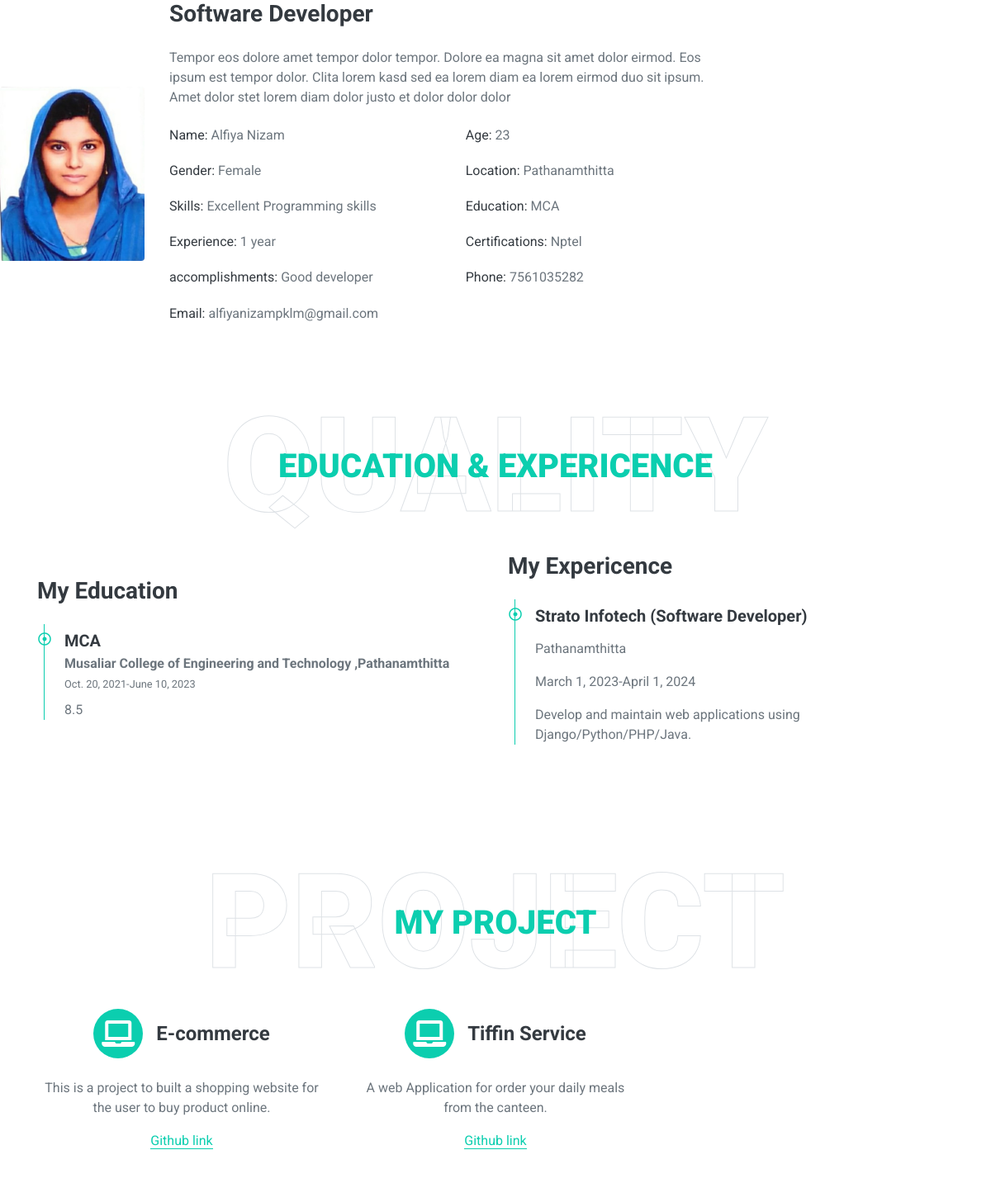
/profile/, run on the app's committed database.
### PortApp/models.py (models this page shows, shortened)
class UserProfile(models.Model):
    name = models.CharField(max_length=100)
    age = models.IntegerField(null=True)
    gender = models.CharField(max_length=10)
    location = models.CharField(max_length=100)
    skills = models.TextField()
    education = models.CharField(max_length=100)
    work_experience = models.TextField()
    certifications = models.TextField()
    accomplishments = models.TextField()
    email = models.EmailField()
    phone_number = models.CharField(max_length=20)
    image=models.ImageField(upload_to='pictures')

class EducationDetails(models.Model):
    name = models.CharField(max_length=100)
    sdate = models.DateField()
    edate = models.DateField()
    university = models.CharField(max_length=100)
    mark = models.CharField(max_length=100)

class ExperienceDetails(models.Model):
    name = models.CharField(max_length=100)
    location = models.CharField(max_length=100)
    sdate = models.DateField()
    edate = models.DateField()
    description = models.CharField(max_length=200)

class ProjectDetails(models.Model):
    name = models.CharField(max_length=100)
    description = models.CharField(max_length=200)

### PortApp/views.py (the view)
# urls.py: path('profile/', views.profile_list, name='profile'),
def profile_list(request):
    profiles = UserProfile.objects.all()
    projects =ProjectDetails.objects.all()
    experience = ExperienceDetails.objects.all()
    education = EducationDetails.objects.all()
    return render(request, 'profile.html', {'profiles': profiles,'projects':projects,'experience':experience,'education':education})

### templates/profile.html
{% extends 'base.html' %}
{% load static %}
{% block content %}
<div class="row align-items-center">
    {% for i in profiles %}
    <div class="col-lg-2 pb-4 pb-lg-0">
        <img class="img-fluid rounded w-10" src="{{i.image.url}}" alt="">
    </div>
    <div class="col-lg-7">
        <h3 class="mb-4">Software Developer</h3>
        <p>Tempor eos dolore amet tempor dolor tempor. Dolore ea magna sit amet dolor eirmod. Eos ipsum est tempor dolor. Clita lorem kasd sed ea lorem diam ea lorem eirmod duo sit ipsum. Amet dolor stet lorem diam dolor justo et dolor dolor dolor</p>
        <div class="row mb-3">
            <div class="col-sm-6 py-2"><h6>Name: <span class="text-secondary">{{i.name}}</span></h6></div>
            <div class="col-sm-6 py-2"><h6>Age: <span class="text-secondary">{{i.age}}</span></h6></div>
            <div class="col-sm-6 py-2"><h6>Gender: <span class="text-secondary">{{i.gender}}</span></h6></div>
            <div class="col-sm-6 py-2"><h6>Location: <span class="text-secondary">{{i.location}}</span></h6></div>
            <div class="col-sm-6 py-2"><h6>Skills: <span class="text-secondary">{{i.skills}}</span></h6></div>
            <div class="col-sm-6 py-2"><h6>Education: <span class="text-secondary">{{i.education}}</span></h6></div>
            <div class="col-sm-6 py-2"><h6>Experience: <span class="text-secondary">{{i.work_experience}}</span></h6></div>
            <div class="col-sm-6 py-2"><h6>Certifications: <span class="text-secondary">{{i.certifications}}</span></h6></div>
            <div class="col-sm-6 py-2"><h6>accomplishments: <span class="text-secondary">{{i.accomplishments}}</span></h6></div>
            <div class="col-sm-6 py-2"><h6>Phone: <span class="text-secondary">{{i.phone_number}}</span></h6></div>
            <div class="col-sm-6 py-2"><h6>Email: <span class="text-secondary">{{i.email}}</span></h6></div>
        </div>
    </div>
    {% endfor %}
    <div class="container-fluid py-5" id="qualification">
        <div class="container">
            <div class="position-relative d-flex align-items-center justify-content-center">
                <h1 class="display-1 text-uppercase text-white" style="-webkit-text-stroke: 1px #dee2e6;">Quality</h1>
                <h1 class="position-absolute text-uppercase text-primary">Education & Expericence</h1>
            </div>
            <div class="row align-items-center">
                <div class="col-lg-6">
                    <h3 class="mb-4">My Education</h3>
                    <div class="border-left border-primary pt-2 pl-4 ml-2">
                        {% for edu in education %}
                        <div class="position-relative mb-4">
                            <i class="far fa-dot-circle text-primary position-absolute" style="top: 2px; left: -32px;"></i>
                            <h5 class="font-weight-bold mb-1">{{edu.name}}</h5>
                            <p class="mb-2"><strong>{{edu.university}}</strong> <br> <small>{{edu.sdate}}-{{edu.edate}}</small></p>
                            <p>{{edu.mark}}</p>
                        </div>
                        {% endfor %}
                    </div>
                </div>
                <div class="col-lg-6">
                    <h3 class="mb-4">My Expericence</h3>
                    <div class="border-left border-primary pt-2 pl-4 ml-2">
                        {% for exp in experience %}
                        <div class="position-relative mb-4">
                            <i class="far fa-dot-circle text-primary position-absolute" style="top: 2px; left: -32px;"></i>
                            <h5 class="font-weight-bold mb-1">{{exp.name}}</h5>
                            <p></p>{{exp.location}}</p>
                            <p class="mb-2">{{exp.sdate}}-{{exp.edate}}</p>
                            <p></p>{{exp.description}}</p>
                        </div>
                        {% endfor %}
                    </div>
                </div>
            </div>
        </div>
    </div>
</div>
<div class="container-fluid pt-5" id="service">
    <div class="container">
        <div class="position-relative d-flex align-items-center justify-content-center">
            <h1 class="display-1 text-uppercase text-white" style="-webkit-text-stroke: 1px #dee2e6;">Project</h1>
            <h1 class="position-absolute text-uppercase text-primary">My project</h1>
        </div>
        <center>
        <div class="row pb-3">
            {% for project in projects %}
            <div class="col-lg-4 col-md-6 text-center mb-5" >
                <div class="d-flex align-items-center justify-content-center mb-4" style="text-align: center;">
                    <i class="fa fa-2x fa-laptop service-icon bg-primary text-white mr-3"></i>
                    <h4 class="font-weight-bold m-0">{{project.name}}</h4>
                </div>
                <p>{{project.description}}</p>
                <a class="border-bottom border-primary text-decoration-none" href="">Github link</a>
            </div>
            {% endfor %}
        </div>
    </center>
    </div>
</div>
{% endblock %}

### templates/base.html (shortened to what this page needs)
<!DOCTYPE html>
<html lang="en">
{% load static %}
<head>
    <link href="https://cdnjs.cloudflare.com/ajax/libs/font-awesome/5.10.0/css/all.min.css" rel="stylesheet">
    <link href="/static/lib/owlcarousel/assets/owl.carousel.min.css" rel="stylesheet">
    <link href="/static/lib/lightbox/css/lightbox.min.css" rel="stylesheet">
    <link href="/static/css/style.css" rel="stylesheet">
</head>
<body data-spy="scroll" data-target=".navbar" data-offset="51">
    {% block content %}
    {% endblock %}
  <i class="fa fa-2x fa-angle-down text-white scroll-to-bottom"></i>
</body>
</html>

### data on the page
UserProfile: image (picture), name "Alfiya Nizam", age "23", gender "Female", location "Pathanamthitta", skills "Excellent Programming skills", education "MCA", work_experience "1 year", certifications "Nptel", accomplishments "Good developer", phone_number "7561035282", email "alfiyanizampklm@gmail.com"
EducationDetails: name "MCA", university "Musaliar College of Engineering and Technology ,Pathanamthitta", sdate "Oct. 20, 2021", edate "June 10, 2023", mark "8.5"
ExperienceDetails: name "Strato Infotech (Software Developer)", location "Pathanamthitta", sdate "March 1, 2023", edate "April 1, 2024", description "Develop and maintain web applications using Django/Python/PHP/Java."
ProjectDetails: name "E-commerce", description "This is a project to built a shopping website for the user to buy product online."
ProjectDetails: name "Tiffin Service", description "A web Application for order your daily meals from the canteen."
